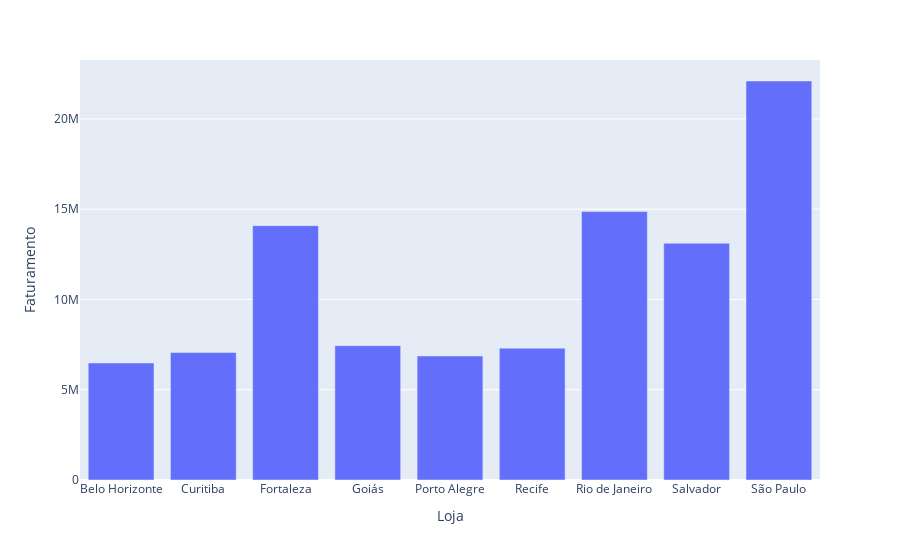

Source (notebook cell):
### Code cell
# Criando um grafico de barras do faturamento de cada loja (vale lembrar que quando uma coluna é agrupada se torna indice, por isso o eixo x é o index)
import plotly.express as px
grafico = px.bar(tabela_lojas, x=tabela_lojas.index,y='Faturamento')
grafico.show()

### Figure 1 — Plotly figure (JSON) as saved in the notebook; plotly's stock layout.template omitted (floating-point values rounded to 4 significant figures)
{"data": [{"alignmentgroup": "True", "hovertemplate": "Loja=%{x}<br>Faturamento=%{y}<extra></extra>", "legendgroup": "", "marker": {"color": "#636efa", "pattern": {"shape": ""}}, "name": "", "offsetgroup": "", "orientation": "v", "showlegend": false, "textposition": "auto", "type": "bar", "x": ["Belo Horizonte", "Curitiba", "Fortaleza", "Goiás", "Porto Alegre", "Recife", "Rio de Janeiro", "Salvador", "São Paulo"], "xaxis": "x", "y": [6480300, 7060500, 14087900, 7441800, 6868600, 7303000, 14867800, 13111300, 22098300], "yaxis": "y"}], "layout": {"barmode": "relative", "legend": {"tracegroupgap": 0}, "margin": {"t": 60}, "xaxis": {"anchor": "y", "domain": [0, 1], "title": {"text": "Loja"}}, "yaxis": {"anchor": "x", "domain": [0, 1], "title": {"text": "Faturamento"}}}}
